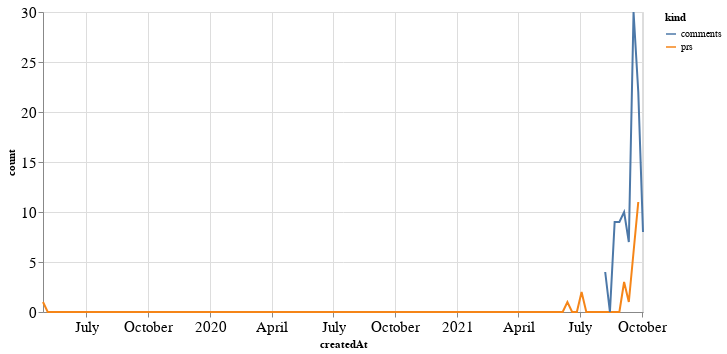

Source (notebook cell):
### Code cell
alt.Chart(total_time, width=600).mark_line().encode(
    x='createdAt',
    y='count',
    color='kind'
)

### Figure 1 — Vega-Lite specification as saved in the notebook (floating-point values rounded to 4 significant figures; data arrays with more than 128 entries replaced by an {"elided": "..."} marker saying what was removed)
{"config": {"axisLeft": {"labelFontSize": 15}, "axisBottom": {"labelFontSize": 15}}, "data": {"name": "data-33294bffe6458e26bbe061f7cd54079f"}, "mark": "line", "encoding": {"color": {"type": "nominal", "field": "kind"}, "x": {"type": "temporal", "field": "createdAt"}, "y": {"type": "quantitative", "field": "count"}}, "width": 600, "$schema": "https://vega.github.io/schema/vega-lite/v4.8.1.json", "datasets": {"data-33294bffe6458e26bbe061f7cd54079f": {"elided": "256 records"}}}
